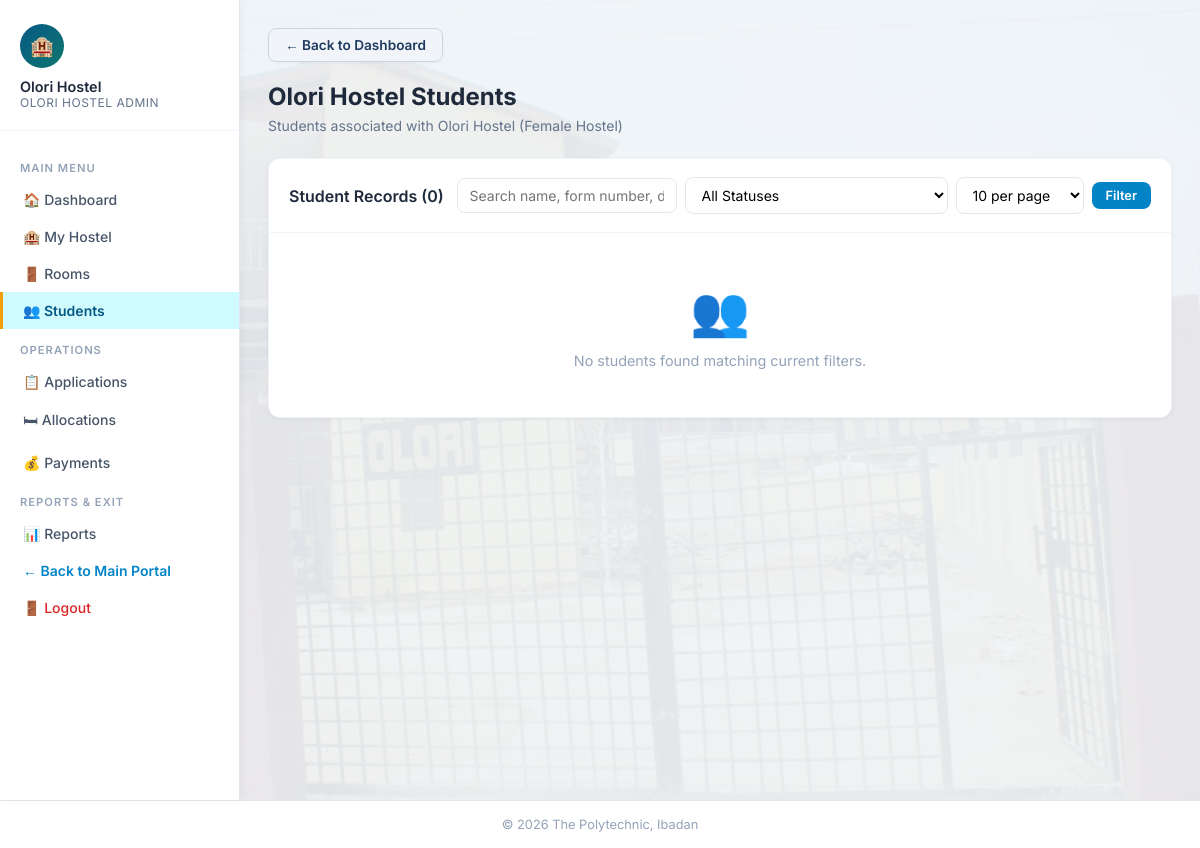
Page /admin/students.php (signed in) on the earlier database version.
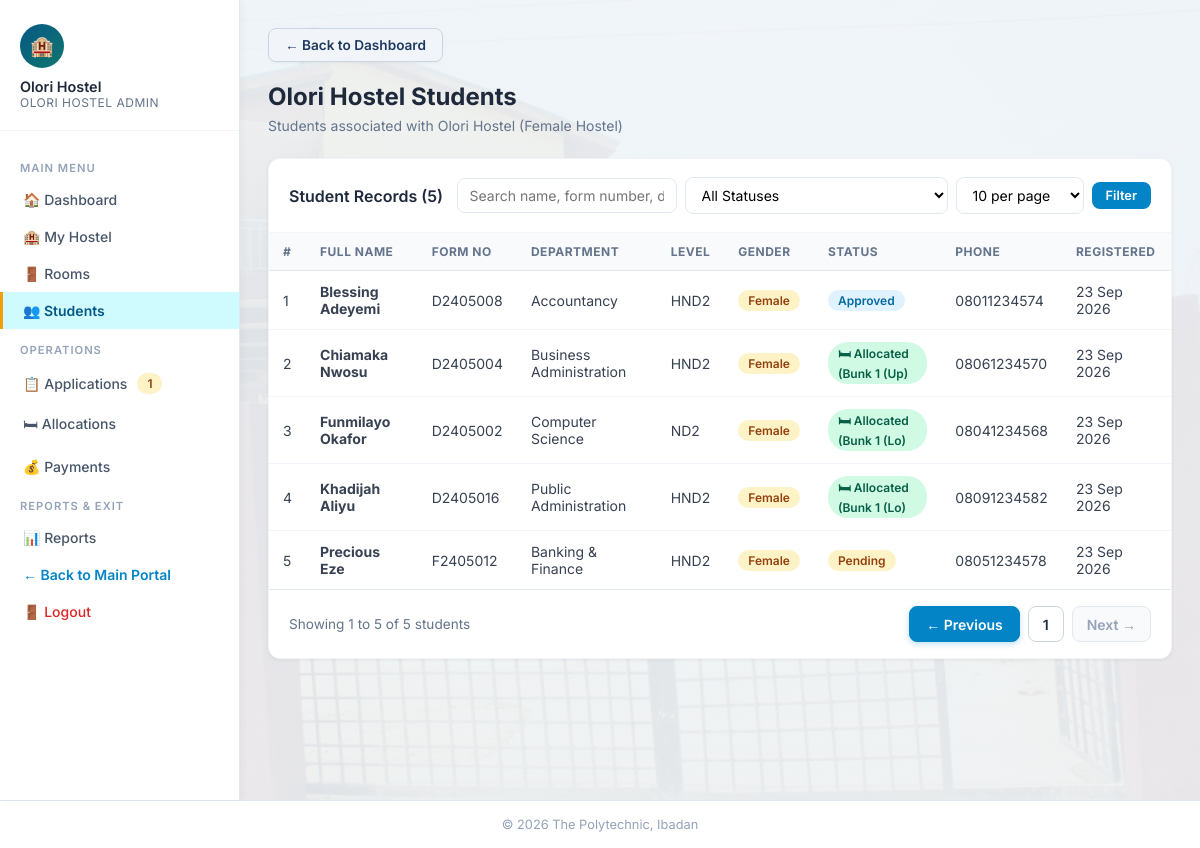
Same page on the later database version.
### tables this page shows
CREATE TABLE students (
    student_id INT AUTO_INCREMENT PRIMARY KEY,
    matric_no VARCHAR(13) NULL UNIQUE,
    form_no VARCHAR(30) NULL UNIQUE,
    full_name VARCHAR(200) NOT NULL,
    department VARCHAR(150) NOT NULL,
    level VARCHAR(20) NOT NULL,
    gender ENUM('Male','Female') NOT NULL,
    phone VARCHAR(20) NOT NULL,
    email VARCHAR(150) NOT NULL UNIQUE,
    password VARCHAR(255) NOT NULL,
    created_at DATETIME DEFAULT CURRENT_TIMESTAMP
);

CREATE TABLE allocations (
    allocation_id INT AUTO_INCREMENT PRIMARY KEY,
    student_id INT NOT NULL,
    room_id INT NOT NULL,
    bunk_number VARCHAR(10) NULL,
    allocation_date DATETIME DEFAULT CURRENT_TIMESTAMP,
    status ENUM('Active','Vacated') NOT NULL DEFAULT 'Active',
    FOREIGN KEY (student_id) REFERENCES students(student_id) ON DELETE CASCADE,
    FOREIGN KEY (room_id) REFERENCES rooms(room_id) ON DELETE CASCADE,
    INDEX idx_alloc_room_status (room_id,status),
    INDEX idx_alloc_student_status (student_id,status)
);

### admin/students.php (the view, shortened to what the changed rows need)
<?php
require_once '../includes/admin_auth.php';
$search = trim($_GET['search'] ?? '');
$limit = (int)($_GET['limit'] ?? 10);
$page = max(1, (int)($_GET['page'] ?? 1));
$offset = ($page - 1) * $limit;
$sql_base = "FROM students s
             JOIN applications a ON a.student_id = s.student_id AND a.hostel_id = ?
             LEFT JOIN allocations al ON al.student_id = s.student_id AND al.status = 'Active'
             WHERE 1=1";
$params = [$admin_hostel_id];
$count_stmt = $pdo->prepare("SELECT COUNT(DISTINCT s.student_id) " . $sql_base);
$count_stmt->execute($params);
$total_students_count = (int)$count_stmt->fetchColumn();
$total_pages = max(1, (int)ceil($total_students_count / $limit));
$sql = "SELECT DISTINCT
            s.*,
            a.status AS app_status,
            a.rejection_reason,
            al.bunk_number,
            al.allocation_id
        " . $sql_base . "
        ORDER BY s.full_name
        LIMIT " . (int)$limit . " OFFSET " . (int)$offset;
$stmt = $pdo->prepare($sql);
$stmt->execute($params);
$students = $stmt->fetchAll();
?>
<!DOCTYPE html>
<html lang="en">
<head>
<link rel="stylesheet" href="../css/style.css?v=7">
</head>
<body>
<div class="wrapper admin-layout">
<?php $current_page = 'students'; require_once '../includes/admin_sidebar.php'; ?>
<main class="main">
    <div class="card">
        <div class="card-header">
            <h3>Student Records (<?= $total_students_count ?>)</h3>
            <form method="GET" style="display:flex;gap:8px;flex-wrap:wrap;align-items:center;">
                <input
                    type="text"
                    name="search"
                    value="<?= htmlspecialchars($search) ?>"
                    placeholder="Search name, form number, dept..."
                    style="padding:8px 12px;border:1.5px solid #e2e8f0;border-radius:8px;font-family:Inter,sans-serif;font-size:0.875rem;width:220px;"
                >
                <select
                    name="status"
                    style="padding:8px 12px;border:1.5px solid #e2e8f0;border-radius:8px;font-family:Inter,sans-serif;font-size:0.875rem;background:white;"
                >
                </select>
                <select
                    name="limit"
                    style="padding:8px 12px;border:1.5px solid #e2e8f0;border-radius:8px;font-family:Inter,sans-serif;font-size:0.875rem;background:white;"
                >
                </select>
                <button type="submit" class="btn btn-info btn-sm">Filter</button>
            </form>
        </div>
        <div class="table-wrap">
            <?php if (empty($students)): ?>
                <div class="empty-state">
                    <span class="empty-icon">👥</span>
                    <p>No students found matching current filters.</p>
                </div>
            <?php else: ?>
            <table>
                <thead>
                    <tr>
                        <th>#</th>
                        <th>Full Name</th>
                        <th>Form No</th>
                        <th>Department</th>
                        <th>Level</th>
                        <th>Gender</th>
                        <th>Status</th>
                        <th>Phone</th>
                        <th>Registered</th>
                    </tr>
                </thead>
                <tbody>
                <?php foreach ($students as $i => $s): ?>
                    <tr>
                        <td><?= $offset + $i + 1 ?></td>
                        <td>
                            <strong><?= htmlspecialchars($s['full_name']) ?></strong>
                        </td>
                        <td><?= htmlspecialchars($s['form_no'] ?? '') ?></td>
                        <td><?= htmlspecialchars($s['department']) ?></td>
                        <td><?= htmlspecialchars($s['level']) ?></td>
                        <td>
                            <span class="badge <?= $s['gender'] === 'Male' ? 'badge-info' : 'badge-warning' ?>">
                                <?= htmlspecialchars($s['gender']) ?>
                            </span>
                        </td>
                        <td>
                            <?php if (!empty($s['allocation_id']) || $s['app_status'] === 'Allocated'): ?>
                                <span class="badge badge-success">
                                    🛏 Allocated <?= !empty($s['bunk_number']) ? '(' . htmlspecialchars($s['bunk_number']) . ')' : '' ?>
                                </span>
                            <?php elseif ($s['app_status'] === 'Approved'): ?>
                                <span class="badge badge-success" style="background:#e0f2fe;color:#0369a1;">
                                    Approved
                                </span>
                            <?php elseif ($s['app_status'] === 'Pending'): ?>
                                <span class="badge badge-warning">
                                    Pending
                                </span>
                            <?php elseif ($s['app_status'] === 'Rejected'): ?>
                                <span class="badge badge-danger" style="background:#fee2e2;color:#991b1b;" title="<?= htmlspecialchars($s['rejection_reason'] ?? '') ?>">
                                    Rejected
                                </span>
                            <?php else: ?>
                                <span class="badge" style="background:#f1f5f9;color:#64748b;">
                                    <?= htmlspecialchars($s['app_status'] ?? 'None') ?>
                                </span>
                            <?php endif; ?>
                        </td>
                        <td><?= htmlspecialchars($s['phone']) ?></td>
                        <td><?= date('d M Y', strtotime($s['created_at'])) ?></td>
                    </tr>
                <?php endforeach; ?>
                </tbody>
            </table>
            <?php if ($total_pages > 1 || $total_students_count > 0): ?>
                <div style="display:flex;justify-content:space-between;align-items:center;padding:16px 20px;border-top:1px solid #e2e8f0;flex-wrap:wrap;gap:12px;font-size:0.85rem;color:#64748b;">
                    <div>
                        Showing <?= min($total_students_count, $offset + 1) ?> to <?= min($total_students_count, $offset + $limit) ?> of <?= $total_students_count ?> students
                    </div>
                    <div class="pagination">
                        <?php
                        $queryParams = $_GET;
                        function adminStudentsPageUrl($p, $params) {
                            $params['page'] = $p;
                            return 'students.php?' . http_build_query($params);
                        }
                        ?>
                        <?php if ($page > 1): ?>
                            <a href="<?= adminStudentsPageUrl($page - 1, $queryParams) ?>" class="prev-btn">&larr; Previous</a>
                        <?php else: ?>
                            <span class="page-btn disabled prev-btn">&larr; Previous</span>
                        <?php endif; ?>
                        <?php for ($p = 1; $p <= $total_pages; $p++): ?>
                            <?php if ($p == $page): ?>
                                <span class="page-btn active"><?= $p ?></span>
                            <?php elseif ($p == 1 || $p == $total_pages || ($p >= $page - 2 && $p <= $page + 2)): ?>
                                <a href="<?= adminStudentsPageUrl($p, $queryParams) ?>"><?= $p ?></a>
                            <?php elseif ($p == $page - 3 || $p == $page + 3): ?>
                                <span style="padding:0 4px;color:#94a3b8;">&hellip;</span>
                            <?php endif; ?>
                        <?php endfor; ?>
                        <?php if ($page < $total_pages): ?>
                            <a href="<?= adminStudentsPageUrl($page + 1, $queryParams) ?>" class="next-btn">Next &rarr;</a>
                        <?php else: ?>
                            <span class="page-btn disabled next-btn">Next &rarr;</span>
                        <?php endif; ?>
                    </div>
                </div>
            <?php endif; ?>
            <?php endif; ?>
        </div>
    </div>
</main>
</div>
</body>
</html>

### includes/admin_sidebar.php (shortened to what the changed rows need)
<?php
$page = $current_page ?? '';
$pending_count = $pending ?? 0;
if (empty($pending_count) && isset($pdo, $admin_hostel_id)) {
    try {
        $pStmt = $pdo->prepare("SELECT COUNT(*) FROM applications WHERE hostel_id=? AND status='Pending'");
        $pStmt->execute([$admin_hostel_id]);
        $pending_count = (int)$pStmt->fetchColumn();
    } catch (Exception $e) {
        $pending_count = 0;
    }
}
?>
<aside class="sidebar no-print">
    <nav class="sidebar-nav">
        <a href="applications.php" class="<?= $page === 'applications' ? 'active' : '' ?>">
            📋 Applications <?php if (!empty($pending_count) && $pending_count > 0): ?><span class="badge badge-warning"><?= (int)$pending_count ?></span><?php endif; ?>
        </a>
    </nav>
</aside>

Differences in the rows shown:
added students: i "1", full_name "Blessing Adeyemi", form_no "D2405008", department "Accountancy", level "HND2", gender "Female", shows "Approved", phone "08011234574", created_at "23 Sep 2026"
added allocations: i "2", student.full_name "Chiamaka Nwosu", student.form_no "D2405004", student.department "Business Administration", student.level "HND2", student.gender "Female", bunk_number "Bunk 1 (Up", student.phone "08061234570", student.created_at "23 Sep 2026"
added allocations: i "3", student.full_name "Funmilayo Okafor", student.form_no "D2405002", student.department "Computer Science", student.level "ND2", student.gender "Female", bunk_number "Bunk 1 (Lo", student.phone "08041234568", student.created_at "23 Sep 2026"
added allocations: i "4", student.full_name "Khadijah Aliyu", student.form_no "D2405016", student.department "Public Administration", student.level "HND2", student.gender "Female", bunk_number "Bunk 1 (Lo", student.phone "08091234582", student.created_at "23 Sep 2026"
added students: i "5", full_name "Precious Eze", form_no "F2405012", department "Banking & Finance", level "HND2", gender "Female", shows "Pending", phone "08051234578", created_at "23 Sep 2026"
Other differences:
$pending_count: (not shown) → "1"
$total_students_count: "0" → "5"
min($total_students_count, $offset + 1): (not shown) → "1"
min($total_students_count, $offset + $limit): (not shown) → "5"
$total_students_count: (not shown) → "5"
text no longer shown: "👥 No students found matching current filters."
text now shown: "# FULL NAME FORM NO DEPARTMENT LEVEL GENDER STATUS PHONE REGISTERED Showing to of students ← Previous Next →"
new list line: "1"
